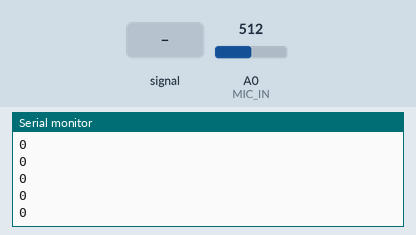
This sketch was run on a simulated Arduino Uno, built with avr-gcc and run on an emulated ATmega328P. Parts: the last lines printed to the serial monitor. The test bench sets the inputs (shaded band); at power-on: A0 (MIC_IN) = 512.

Above: at 1.2 s.
1.3 s: A0 (MIC_IN) fed a 200 Hz sine of ±255 counts around its level
At 1.56 s:
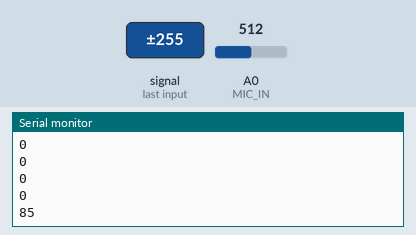
2.8 s: A0 (MIC_IN) set to 900
At 2.96 s:
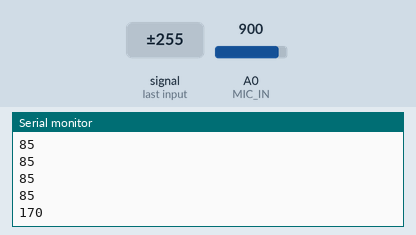
Timing chart, 0 to 5.8 s (numbered marks = the images above; inputs shaded):
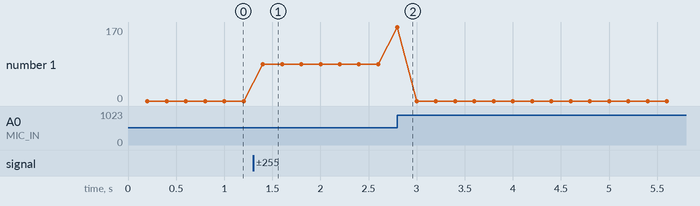

The sketch:

max4466.ino
```cpp
#include <Wire.h>

#define SLAVE_ADDRESS 0x06
#define  MIC_IN A0

// 声音采样频率 ms
const int sampleWindow = 200;
// 声音原始数据
unsigned int sample;
//声音等级
short soundLevel;


void setup ()
{
  Serial.begin(9600);
  Wire.begin(SLAVE_ADDRESS); // join i2c bus with address 0x04
  Wire.onRequest(requestEvent);
  Serial.println("setup\n");
}

void loop()
{
  double soundSensed = sampleSoundPeak();

  // convert to volts
  double volts = (soundSensed * 3.3) / 1024;

  // 把声音映射到一个范围 arduino的map函数
  soundLevel = map(volts, 0, 3.3, 0, 255);

  // print it out
  Serial.println(soundLevel);
}

/**
 * Sense biggest input difference are being input from the analog MIC sensor
 * over a certain "window" of time.
 * Values returned are in the range 0 - 1024.
 **/
double sampleSoundPeak()
{
    // record start time
    double startMillis = millis();

    // this will be the highest peak, so start it very small
    int signalMax = 0;

    // this will be the lowest peak, so start it very high
    int signalMin = 1024;

    // will hold the current value from the microphone
    int sample;

    // collect data for 50 ms
    while ((millis() - startMillis) < sampleWindow)
    {
        // read a value from mic and record it into sample variable
        sample = analogRead(MIC_IN);

        // toss out spurious readings
        if (sample < 1024)
        {

            // if the current sample is larger than the max
             if (sample > signalMax)
             {
                   // this is the new max -- save it
                   signalMax = sample;
             }
             // otherwise, if the current sample is smaller than the min
             else if (sample < signalMin)
             {
                   // this is the new min -- save it
                   signalMin = sample;
             }
         }
     }

     // now that we've collected our data,
     // determine the peak-peak amplitude as max - min
     int peakDifference = signalMax - signalMin;

     // give it back to the caller of this method
     return peakDifference;
}

void requestEvent() {
  short sound = soundLevel;
  Wire.write(sound);
}
```

Measured:
- after the input at 1.3 s, the serial monitor: prints a new line after 0.10 s (image 1)
- after the input at 2.8 s, the serial monitor: prints a new line at once (image 2)
- plotted number 1: 0 → 85 after the input at 1.3 s
